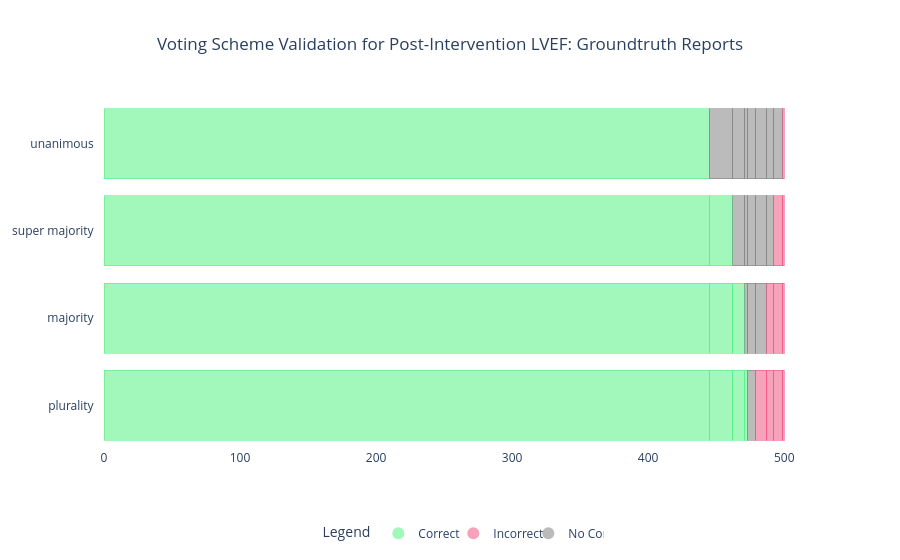

Here is the notebook cell this chart was saved with:
### Markdown cell above
LVEF Combined Graph Post

### Code cell
import plotly.graph_objects as go

# set plotly background to white
go.Layout(paper_bgcolor='rgba(0,0,0,0)', plot_bgcolor='rgba(0,0,0,0)')

# Combine all voting schemes into one list
voting_scheme = ['unanimous', 'super majority', 'majority', 'plurality']

# Values for each scheme
values_unanimous = [[445.0], [17.0], [9.0], [2.0], [6.0], [8.0], [5.0], [7.0], [1.0]]
values_super_majority = [[445.0], [17.0], [9.0], [2.0], [6.0], [8.0], [5.0], [7.0], [1.0]]
values_majority = [[445.0], [17.0], [9.0], [2.0], [6.0], [8.0], [5.0], [7.0], [1.0]]
values_plurality = [[445.0], [17.0], [9.0], [2.0], [6.0], [8.0], [5.0], [7.0], [1.0]]

labels = ['uc', 'sc', 'mc', 'pc', 'n', 'pic', 'mic', 'sic', 'uic']

# Colors for the schemes
h = 240
m = 120
l = 70
a = 0.5

green = f'rgba({l}, {h}, {m}, {a})'
gray = f'rgba({m}, {m}, {m}, {a})'
red = f'rgba({h}, {l}, {m}, {a})'

colors_unanimous = {'uc': green,
                    'sc': gray,
                    'mc': gray,
                    'pc': gray,
                    'n': gray,
                    'uic': red,
                    'sic': gray,
                    'mic': gray,
                    'pic': gray}

colors_super_majority = {'uc': green,
                         'sc': green,
                         'mc': gray,
                         'pc': gray,
                         'n': gray,
                         'uic': red,
                         'sic': red,
                         'mic': gray,
                         'pic': gray}

colors_majority = {'uc': green,
                         'sc': green,
                         'mc': green,
                         'pc': gray,
                         'n': gray,
                         'uic': red,
                         'sic': red,
                         'mic': red,
                         'pic': gray}

colors_plurality = {'uc': green,
                         'sc': green,
                         'mc': green,
                         'pc': green,
                         'n': gray,
                         'uic': red,
                         'sic': red,
                         'mic': red,
                         'pic': red}

# Create figure
fig = go.Figure()

# Add traces for 'plurality' voting scheme
for i, value in enumerate(values_plurality):
    fig.add_trace(go.Bar(
        y=['plurality   '],
        x=value,
        name=labels[i] + ' (plurality)',
        orientation='h',
        marker=dict(
            color=colors_plurality[labels[i]],
            line=dict(color=colors_plurality[labels[i]], width=1)  # Thinner line width
        ),
        showlegend=False  # Hide individual bar traces from the legend
    ))

# Add traces for 'majority' voting scheme
for i, value in enumerate(values_majority):
    fig.add_trace(go.Bar(
        y=['majority   '],
        x=value,
        name=labels[i] + ' (majority)',
        orientation='h',
        marker=dict(
            color=colors_majority[labels[i]],
            line=dict(color=colors_majority[labels[i]], width=1)  # Thinner line width
        ),
        showlegend=False  # Hide individual bar traces from the legend
    ))


# Add traces for 'super majority' voting scheme
for i, value in enumerate(values_super_majority):
    fig.add_trace(go.Bar(
        y=['super majority   '],
        x=value,
        name=labels[i] + ' (super majority)',
        orientation='h',
        marker=dict(
            color=colors_super_majority[labels[i]],
            line=dict(color=colors_super_majority[labels[i]], width=1)  # Thinner line width
        ),
        showlegend=False  # Hide individual bar traces from the legend
    ))

# Add traces for 'unanimous' voting scheme
for i, value in enumerate(values_unanimous):
    fig.add_trace(go.Bar(
        y=['unanimous   '],
        x=value,
        name=labels[i] + ' (unanimous)',
        orientation='h',
        marker=dict(
            color=colors_unanimous[labels[i]],
            line=dict(color=colors_unanimous[labels[i]], width=1)  # Thinner line width
        ),
        showlegend=False  # Hide individual bar traces from the legend
    ))

# Update layout for stacking bars and background, and simplified legend
fig.update_layout(
    plot_bgcolor='rgba(0,0,0,0)',
    paper_bgcolor='rgba(0,0,0,0)',
    title='Voting Scheme Validation for Post-Intervention LVEF: Groundtruth Reports',
    title_x=0.5,  # Center the title
    barmode='stack',
    yaxis={'categoryorder': 'total ascending'},
    
    # Simplified legend
    legend=dict(
        title="Legend",
        itemsizing='constant',
        traceorder='normal',
        entrywidth=30,
        entrywidthmode='pixels',
        orientation='h',  # Horizontal legend to save space
        x=0.5,  # Position legend in the middle
        xanchor='center',  # Anchor at the center of the legend
        y=-0.2,  # Adjust vertical position
        yanchor='top'
    )
)

# Add custom legend manually (small, simple legend with 3 categories)
fig.add_trace(go.Scatter(
    x=[None],
    y=[None],
    mode='markers',
    marker=dict(size=10, color=green),
    showlegend=True,
    name='Correct'
))

fig.add_trace(go.Scatter(
    x=[None],
    y=[None],
    mode='markers',
    marker=dict(size=10, color=red),
    showlegend=True,
    name='Incorrect'
))

fig.add_trace(go.Scatter(
    x=[None],
    y=[None],
    mode='markers',
    marker=dict(size=10, color=gray),
    showlegend=True,
    name='No Consensus'
))

# Show the plot
fig.show()

### Figure 1 — Plotly figure (JSON) as saved in the notebook; plotly's stock layout.template omitted (floating-point values rounded to 4 significant figures)
{"data": [{"marker": {"color": "rgba(70, 240, 120, 0.5)", "line": {"color": "rgba(70, 240, 120, 0.5)", "width": 1}}, "name": "uc (plurality)", "orientation": "h", "showlegend": false, "type": "bar", "x": [445], "y": ["plurality   "]}, {"marker": {"color": "rgba(70, 240, 120, 0.5)", "line": {"color": "rgba(70, 240, 120, 0.5)", "width": 1}}, "name": "sc (plurality)", "orientation": "h", "showlegend": false, "type": "bar", "x": [17], "y": ["plurality   "]}, {"marker": {"color": "rgba(70, 240, 120, 0.5)", "line": {"color": "rgba(70, 240, 120, 0.5)", "width": 1}}, "name": "mc (plurality)", "orientation": "h", "showlegend": false, "type": "bar", "x": [9], "y": ["plurality   "]}, {"marker": {"color": "rgba(70, 240, 120, 0.5)", "line": {"color": "rgba(70, 240, 120, 0.5)", "width": 1}}, "name": "pc (plurality)", "orientation": "h", "showlegend": false, "type": "bar", "x": [2], "y": ["plurality   "]}, {"marker": {"color": "rgba(120, 120, 120, 0.5)", "line": {"color": "rgba(120, 120, 120, 0.5)", "width": 1}}, "name": "n (plurality)", "orientation": "h", "showlegend": false, "type": "bar", "x": [6], "y": ["plurality   "]}, {"marker": {"color": "rgba(240, 70, 120, 0.5)", "line": {"color": "rgba(240, 70, 120, 0.5)", "width": 1}}, "name": "pic (plurality)", "orientation": "h", "showlegend": false, "type": "bar", "x": [8], "y": ["plurality   "]}, {"marker": {"color": "rgba(240, 70, 120, 0.5)", "line": {"color": "rgba(240, 70, 120, 0.5)", "width": 1}}, "name": "mic (plurality)", "orientation": "h", "showlegend": false, "type": "bar", "x": [5], "y": ["plurality   "]}, {"marker": {"color": "rgba(240, 70, 120, 0.5)", "line": {"color": "rgba(240, 70, 120, 0.5)", "width": 1}}, "name": "sic (plurality)", "orientation": "h", "showlegend": false, "type": "bar", "x": [7], "y": ["plurality   "]}, {"marker": {"color": "rgba(240, 70, 120, 0.5)", "line": {"color": "rgba(240, 70, 120, 0.5)", "width": 1}}, "name": "uic (plurality)", "orientation": "h", "showlegend": false, "type": "bar", "x": [1], "y": ["plurality   "]}, {"marker": {"color": "rgba(70, 240, 120, 0.5)", "line": {"color": "rgba(70, 240, 120, 0.5)", "width": 1}}, "name": "uc (majority)", "orientation": "h", "showlegend": false, "type": "bar", "x": [445], "y": ["majority   "]}, {"marker": {"color": "rgba(70, 240, 120, 0.5)", "line": {"color": "rgba(70, 240, 120, 0.5)", "width": 1}}, "name": "sc (majority)", "orientation": "h", "showlegend": false, "type": "bar", "x": [17], "y": ["majority   "]}, {"marker": {"color": "rgba(70, 240, 120, 0.5)", "line": {"color": "rgba(70, 240, 120, 0.5)", "width": 1}}, "name": "mc (majority)", "orientation": "h", "showlegend": false, "type": "bar", "x": [9], "y": ["majority   "]}, {"marker": {"color": "rgba(120, 120, 120, 0.5)", "line": {"color": "rgba(120, 120, 120, 0.5)", "width": 1}}, "name": "pc (majority)", "orientation": "h", "showlegend": false, "type": "bar", "x": [2], "y": ["majority   "]}, {"marker": {"color": "rgba(120, 120, 120, 0.5)", "line": {"color": "rgba(120, 120, 120, 0.5)", "width": 1}}, "name": "n (majority)", "orientation": "h", "showlegend": false, "type": "bar", "x": [6], "y": ["majority   "]}, {"marker": {"color": "rgba(120, 120, 120, 0.5)", "line": {"color": "rgba(120, 120, 120, 0.5)", "width": 1}}, "name": "pic (majority)", "orientation": "h", "showlegend": false, "type": "bar", "x": [8], "y": ["majority   "]}, {"marker": {"color": "rgba(240, 70, 120, 0.5)", "line": {"color": "rgba(240, 70, 120, 0.5)", "width": 1}}, "name": "mic (majority)", "orientation": "h", "showlegend": false, "type": "bar", "x": [5], "y": ["majority   "]}, {"marker": {"color": "rgba(240, 70, 120, 0.5)", "line": {"color": "rgba(240, 70, 120, 0.5)", "width": 1}}, "name": "sic (majority)", "orientation": "h", "showlegend": false, "type": "bar", "x": [7], "y": ["majority   "]}, {"marker": {"color": "rgba(240, 70, 120, 0.5)", "line": {"color": "rgba(240, 70, 120, 0.5)", "width": 1}}, "name": "uic (majority)", "orientation": "h", "showlegend": false, "type": "bar", "x": [1], "y": ["majority   "]}, {"marker": {"color": "rgba(70, 240, 120, 0.5)", "line": {"color": "rgba(70, 240, 120, 0.5)", "width": 1}}, "name": "uc (super majority)", "orientation": "h", "showlegend": false, "type": "bar", "x": [445], "y": ["super majority   "]}, {"marker": {"color": "rgba(70, 240, 120, 0.5)", "line": {"color": "rgba(70, 240, 120, 0.5)", "width": 1}}, "name": "sc (super majority)", "orientation": "h", "showlegend": false, "type": "bar", "x": [17], "y": ["super majority   "]}, {"marker": {"color": "rgba(120, 120, 120, 0.5)", "line": {"color": "rgba(120, 120, 120, 0.5)", "width": 1}}, "name": "mc (super majority)", "orientation": "h", "showlegend": false, "type": "bar", "x": [9], "y": ["super majority   "]}, {"marker": {"color": "rgba(120, 120, 120, 0.5)", "line": {"color": "rgba(120, 120, 120, 0.5)", "width": 1}}, "name": "pc (super majority)", "orientation": "h", "showlegend": false, "type": "bar", "x": [2], "y": ["super majority   "]}, {"marker": {"color": "rgba(120, 120, 120, 0.5)", "line": {"color": "rgba(120, 120, 120, 0.5)", "width": 1}}, "name": "n (super majority)", "orientation": "h", "showlegend": false, "type": "bar", "x": [6], "y": ["super majority   "]}, {"marker": {"color": "rgba(120, 120, 120, 0.5)", "line": {"color": "rgba(120, 120, 120, 0.5)", "width": 1}}, "name": "pic (super majority)", "orientation": "h", "showlegend": false, "type": "bar", "x": [8], "y": ["super majority   "]}, {"marker": {"color": "rgba(120, 120, 120, 0.5)", "line": {"color": "rgba(120, 120, 120, 0.5)", "width": 1}}, "name": "mic (super majority)", "orientation": "h", "showlegend": false, "type": "bar", "x": [5], "y": ["super majority   "]}, {"marker": {"color": "rgba(240, 70, 120, 0.5)", "line": {"color": "rgba(240, 70, 120, 0.5)", "width": 1}}, "name": "sic (super majority)", "orientation": "h", "showlegend": false, "type": "bar", "x": [7], "y": ["super majority   "]}, {"marker": {"color": "rgba(240, 70, 120, 0.5)", "line": {"color": "rgba(240, 70, 120, 0.5)", "width": 1}}, "name": "uic (super majority)", "orientation": "h", "showlegend": false, "type": "bar", "x": [1], "y": ["super majority   "]}, {"marker": {"color": "rgba(70, 240, 120, 0.5)", "line": {"color": "rgba(70, 240, 120, 0.5)", "width": 1}}, "name": "uc (unanimous)", "orientation": "h", "showlegend": false, "type": "bar", "x": [445], "y": ["unanimous   "]}, {"marker": {"color": "rgba(120, 120, 120, 0.5)", "line": {"color": "rgba(120, 120, 120, 0.5)", "width": 1}}, "name": "sc (unanimous)", "orientation": "h", "showlegend": false, "type": "bar", "x": [17], "y": ["unanimous   "]}, {"marker": {"color": "rgba(120, 120, 120, 0.5)", "line": {"color": "rgba(120, 120, 120, 0.5)", "width": 1}}, "name": "mc (unanimous)", "orientation": "h", "showlegend": false, "type": "bar", "x": [9], "y": ["unanimous   "]}, {"marker": {"color": "rgba(120, 120, 120, 0.5)", "line": {"color": "rgba(120, 120, 120, 0.5)", "width": 1}}, "name": "pc (unanimous)", "orientation": "h", "showlegend": false, "type": "bar", "x": [2], "y": ["unanimous   "]}, {"marker": {"color": "rgba(120, 120, 120, 0.5)", "line": {"color": "rgba(120, 120, 120, 0.5)", "width": 1}}, "name": "n (unanimous)", "orientation": "h", "showlegend": false, "type": "bar", "x": [6], "y": ["unanimous   "]}, {"marker": {"color": "rgba(120, 120, 120, 0.5)", "line": {"color": "rgba(120, 120, 120, 0.5)", "width": 1}}, "name": "pic (unanimous)", "orientation": "h", "showlegend": false, "type": "bar", "x": [8], "y": ["unanimous   "]}, {"marker": {"color": "rgba(120, 120, 120, 0.5)", "line": {"color": "rgba(120, 120, 120, 0.5)", "width": 1}}, "name": "mic (unanimous)", "orientation": "h", "showlegend": false, "type": "bar", "x": [5], "y": ["unanimous   "]}, {"marker": {"color": "rgba(120, 120, 120, 0.5)", "line": {"color": "rgba(120, 120, 120, 0.5)", "width": 1}}, "name": "sic (unanimous)", "orientation": "h", "showlegend": false, "type": "bar", "x": [7], "y": ["unanimous   "]}, {"marker": {"color": "rgba(240, 70, 120, 0.5)", "line": {"color": "rgba(240, 70, 120, 0.5)", "width": 1}}, "name": "uic (unanimous)", "orientation": "h", "showlegend": false, "type": "bar", "x": [1], "y": ["unanimous   "]}, {"marker": {"color": "rgba(70, 240, 120, 0.5)", "size": 10}, "mode": "markers", "name": "Correct", "showlegend": true, "type": "scatter", "x": [null], "y": [null]}, {"marker": {"color": "rgba(240, 70, 120, 0.5)", "size": 10}, "mode": "markers", "name": "Incorrect", "showlegend": true, "type": "scatter", "x": [null], "y": [null]}, {"marker": {"color": "rgba(120, 120, 120, 0.5)", "size": 10}, "mode": "markers", "name": "No Consensus", "showlegend": true, "type": "scatter", "x": [null], "y": [null]}], "layout": {"barmode": "stack", "legend": {"entrywidth": 30, "entrywidthmode": "pixels", "itemsizing": "constant", "orientation": "h", "title": {"text": "Legend"}, "traceorder": "normal", "x": 0.5, "xanchor": "center", "y": -0.2, "yanchor": "top"}, "paper_bgcolor": "rgba(0,0,0,0)", "plot_bgcolor": "rgba(0,0,0,0)", "title": {"text": "Voting Scheme Validation for Post-Intervention LVEF: Groundtruth Reports", "x": 0.5}, "yaxis": {"categoryorder": "total ascending"}}}
